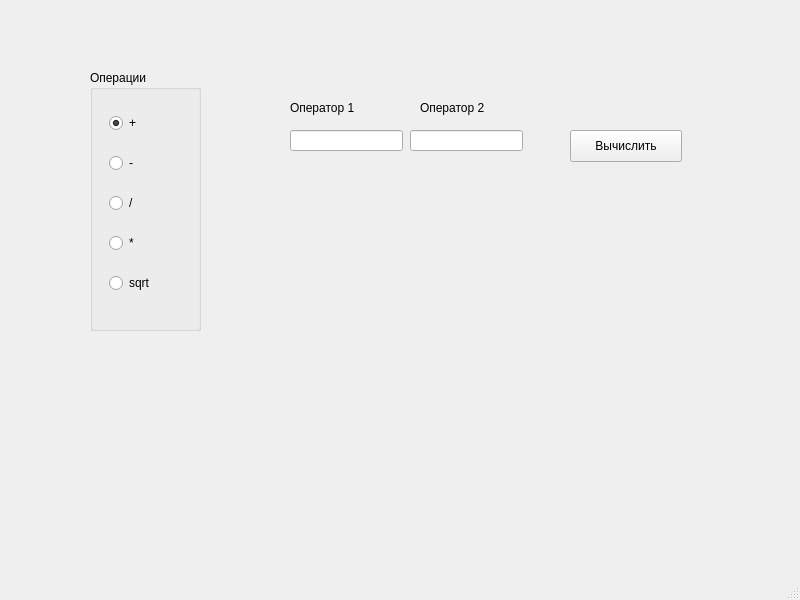
<?xml version="1.0" encoding="UTF-8"?>
<ui version="4.0">
 <class>MainWindow</class>
 <widget class="QMainWindow" name="MainWindow">
  <property name="geometry">
   <rect>
    <x>0</x>
    <y>0</y>
    <width>800</width>
    <height>600</height>
   </rect>
  </property>
  <property name="windowTitle">
   <string>MainWindow</string>
  </property>
  <widget class="QWidget" name="centralwidget">
   <widget class="QLabel" name="label_op1">
    <property name="geometry">
     <rect>
      <x>290</x>
      <y>100</y>
      <width>91</width>
      <height>16</height>
     </rect>
    </property>
    <property name="text">
     <string>Оператор 1</string>
    </property>
   </widget>
   <widget class="QLabel" name="label_op2">
    <property name="geometry">
     <rect>
      <x>420</x>
      <y>100</y>
      <width>101</width>
      <height>16</height>
     </rect>
    </property>
    <property name="text">
     <string>Оператор 2</string>
    </property>
   </widget>
   <widget class="QLineEdit" name="lineEdit_op1">
    <property name="geometry">
     <rect>
      <x>290</x>
      <y>130</y>
      <width>113</width>
      <height>21</height>
     </rect>
    </property>
    <property name="maxLength">
     <number>8</number>
    </property>
   </widget>
   <widget class="QLineEdit" name="lineEdit_op2">
    <property name="geometry">
     <rect>
      <x>410</x>
      <y>130</y>
      <width>113</width>
      <height>21</height>
     </rect>
    </property>
    <property name="maxLength">
     <number>8</number>
    </property>
   </widget>
   <widget class="QLabel" name="label_result">
    <property name="geometry">
     <rect>
      <x>220</x>
      <y>200</y>
      <width>231</width>
      <height>71</height>
     </rect>
    </property>
    <property name="text">
     <string/>
    </property>
   </widget>
   <widget class="QGroupBox" name="groupBox">
    <property name="geometry">
     <rect>
      <x>90</x>
      <y>70</y>
      <width>111</width>
      <height>261</height>
     </rect>
    </property>
    <property name="title">
     <string>Операции</string>
    </property>
    <widget class="QWidget" name="verticalLayoutWidget">
     <property name="geometry">
      <rect>
       <x>19</x>
       <y>29</y>
       <width>71</width>
       <height>211</height>
      </rect>
     </property>
     <layout class="QVBoxLayout" name="verticalLayout">
      <item>
       <widget class="QRadioButton" name="radioButton_plus">
        <property name="text">
         <string>+</string>
        </property>
        <property name="checked">
         <bool>true</bool>
        </property>
       </widget>
      </item>
      <item>
       <widget class="QRadioButton" name="radioButton_min">
        <property name="text">
         <string>-</string>
        </property>
       </widget>
      </item>
      <item>
       <widget class="QRadioButton" name="radioButton_div">
        <property name="text">
         <string>/</string>
        </property>
       </widget>
      </item>
      <item>
       <widget class="QRadioButton" name="radioButton_mult">
        <property name="text">
         <string>*</string>
        </property>
       </widget>
      </item>
      <item>
       <widget class="QRadioButton" name="radioButton_sqrt">
        <property name="text">
         <string>sqrt</string>
        </property>
       </widget>
      </item>
     </layout>
    </widget>
   </widget>
   <widget class="QPushButton" name="pushButton_calc">
    <property name="geometry">
     <rect>
      <x>570</x>
      <y>130</y>
      <width>112</width>
      <height>32</height>
     </rect>
    </property>
    <property name="text">
     <string>Вычислить</string>
    </property>
   </widget>
  </widget>
  <widget class="QMenuBar" name="menubar">
   <property name="geometry">
    <rect>
     <x>0</x>
     <y>0</y>
     <width>800</width>
     <height>21</height>
    </rect>
   </property>
  </widget>
  <widget class="QStatusBar" name="statusbar"/>
 </widget>
 <resources/>
 <connections/>
</ui>
